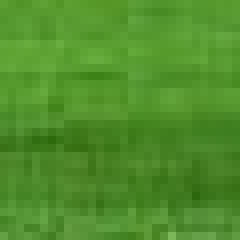
#> input picture Sessions/Summer_School_2018/Session_4/patch.jpg, 30 x 30 px, found by its file name (shown 8 times larger)
$ jupyter execute 'Session 4.ipynb'   (older library calls are emulated)   (text cells are left out)
#> lines starting #> are read from the running program, lines starting #| are printed output that depends on the picture; after the words box and inside, x2 and y2 are one past the last pixel; in counts of white or black regions, pixels touching at a corner belong together; pictures that were not available may be replaced by others from this repository, and a replacement may not be noted
[cell 1]
#Upload the relevant files
from google.colab import files
uploaded = files.upload()
#> the answer given: messi5.jpg
for fn in uploaded.keys():
       print('User uploaded file "{name}" with length {length} bytes'.format(name=fn, length=len(uploaded[fn])))

[cell 2]
import cv2
import numpy as np
from matplotlib import pyplot as plt

#roi is the region of object we need to find
roi = cv2.imread('patch.jpg')
#> roi is the input picture: shape (30, 30, 3); mean B, G, R 43.1, 143.1, 80
hsv = cv2.cvtColor(roi,cv2.COLOR_BGR2HSV)
#> hsv: shape (30, 30, 3); mean H, S, V 49, 179, 143.1
#target is the image we search in
target = cv2.imread('messi5.jpg')
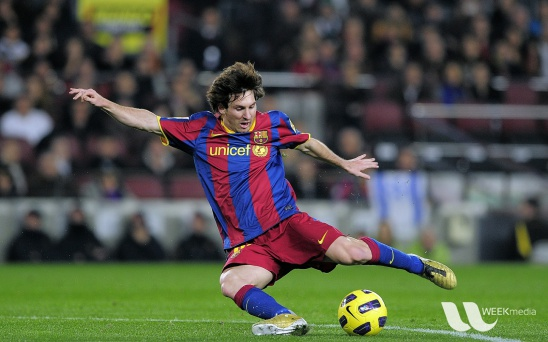
#> input picture Sessions/Summer_School_2018/Session_4/messi5.jpg, 548 x 342 px, found by its file name
#> target is the input picture: shape (342, 548, 3); mean B, G, R 72.4, 86, 82.2
hsvt = cv2.cvtColor(target,cv2.COLOR_BGR2HSV)
#> hsvt: shape (342, 548, 3); mean H, S, V 82.7, 87.7, 100.4
# Find the histograms using calcHist. Can be done with np.histogram2d also
roihist = cv2.calcHist([hsv],[0, 1], None, [180, 256], [0, 180, 0, 256] )
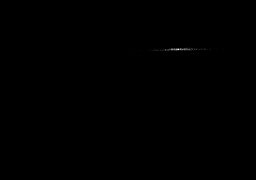
#> roihist: shape (180, 256) float32; min 0, max 38, mean 0; drawn with min black and max white
cv2.normalize(roihist,roihist,0,255,cv2.NORM_MINMAX)
#> roihist: shape (180, 256) float32; 0.37% of pixels changed, all inside (x1, y1, x2, y2) = (131, 47, 230, 52)

[cell 3]
'''h,s,v = cv2.split(hsvt)
(M= )
R = M[h.ravel(),s.ravel()]
R = np.minimum(R,1)
R = R.reshape(hsvt.shape[:2])'''
R=cv2.calcBackProject([hsvt],[0,1],roihist,[0,180,0,256],1)

[cell 4]
# convolution with a circular disc, B = D * B, where D is the disc kernel.(Why:  )'''
disc = cv2.getStructuringElement(cv2.MORPH_ELLIPSE,(5,5))
cv2.filter2D(R,-1,disc,R)
#> R: shape (342, 548); min 0, max 174, mean 0.3
R = np.uint8(R)
cv2.normalize(R,R,0,255,cv2.NORM_MINMAX)
#> R: shape (342, 548); min 0, max 255, mean 0.4

[cell 5]
ret,R = cv2.threshold(R,50,255,0)
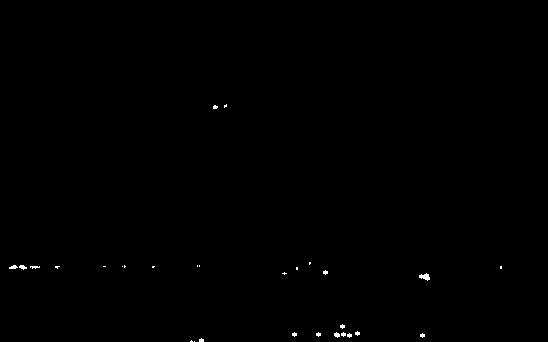
#> R: shape (342, 548); 0.2% white; 29 white regions (24 under 20 px), largest, box (x1, y1, x2, y2) and area: (419, 273, 430, 281) 52, (9, 265, 18, 269) 25, (19, 265, 27, 270) 25, (334, 332, 340, 338) 24, (30, 266, 40, 269) 20
res=cv2.merge((R,R,R))
res=cv2.bitwise_and(res,target)
cv2.imshow('result',res)
cv2.waitKey(0) & 0xFF
cv2.destroyAllWindows()

[cell 6]
from google.colab import files
uploaded = files.upload()
#> the answer given: messi5.jpg
for fn in uploaded.keys():
       print('User uploaded file "{name}" with length {length} bytes'.format(name=fn, length=len(uploaded[fn])))

[cell 7]
import numpy as np
import cv2
cap = cv2.VideoCapture('slow.flv')
# take first frame of the video
ret,frame = cap.read()
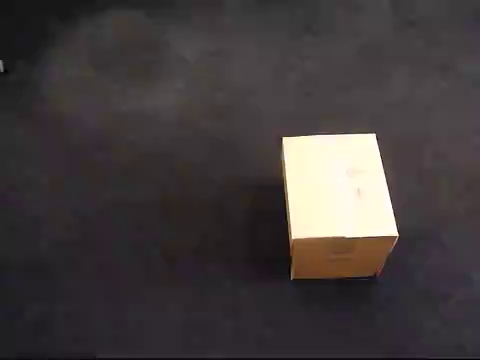
#> input picture frame 4 of Sessions/Summer_School_2018/Session_4/singleball.mov, 480 x 360 px, given in place of slow.flv, which was not available
#> frame is the input picture: shape (360, 480, 3); mean B, G, R 61.3, 60.7, 66.8
cv2.imshow('frame',frame)
cv2.waitKey(0) & 0xFF
# setup initial location of window
r,h,c,w = 250,90,400,125 # simply hardcoded the values
track_window = (c,r,w,h)
# set up the ROI for tracking
roi = frame[r:r+h, c:c+w]
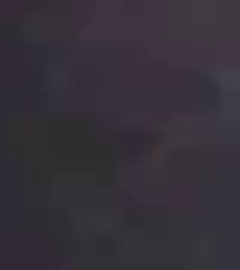
#> roi: shape (90, 80, 3) (shown 3 times larger); mean B, G, R 57.1, 48.8, 54.1
hsv_roi = cv2.cvtColor(frame, cv2.COLOR_BGR2HSV)
#> hsv_roi: shape (360, 480, 3); mean H, S, V 113.6, 33.3, 67.3
mask = cv2.inRange(hsv_roi, np.array((0., 60.,32.)), np.array((180.,255.,255.)))
#> mask: shape (360, 480); 3.9% white; 43 white regions (29 under 20 px), largest, box (x1, y1, x2, y2) and area: (272, 136, 400, 286) 5145, (162, 194, 184, 214) 308, (242, 193, 266, 208) 272
roi_hist = cv2.calcHist([hsv_roi],[0],mask,[180],[0,180])
#> roi_hist = 180 values, max 1305 at index 14, min 0 at index 1, mean 37.72
cv2.normalize(roi_hist,roi_hist,0,255,cv2.NORM_MINMAX)
# Setup the termination criteria, either 10 iteration or move by atleast 1 pt
term_crit = ( cv2.TERM_CRITERIA_EPS | cv2.TERM_CRITERIA_COUNT, 10, 1 )
while(1):
  ret ,frame = cap.read()
  if ret == True:
    hsv = cv2.cvtColor(frame, cv2.COLOR_BGR2HSV)
#> hsv: shape (360, 480, 3); mean H, S, V 113.4, 33.3, 67.3
    dst = cv2.calcBackProject([hsv],[0],roi_hist,[0,180],1)
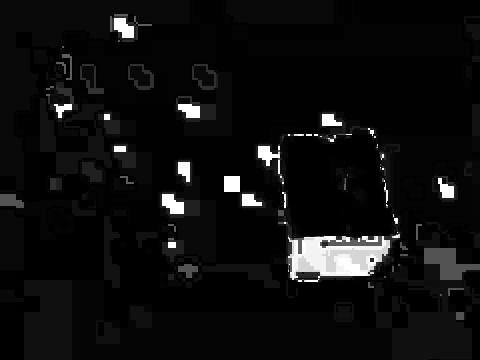
#> dst: shape (360, 480); min 0, max 255, mean 14.5
    # apply meanshift to get the new location
    ret, track_window = cv2.meanShift(dst, track_window, term_crit)
#> ret = 6; track_window = (400, 218, 80, 90)
    # Draw it on image
    x,y,w,h = track_window
#> x = 400; y = 218; w = 80; h = 90
    img2 = cv2.rectangle(frame, (x,y), (x+w,y+h), 255,2)
    cv2.imshow('img2',img2)
    k = cv2.waitKey(60) & 0xff
#> (key x is pressed here)
    if k == 27:
      break
    else:
      cv2.imwrite(chr(k)+".jpg",img2)
  else:
    break
cv2.destroyAllWindows()
cap.release()

[cell 8]
import numpy as np
import cv2 as cv
cap = cv.VideoCapture('')
# take first frame of the video
ret,frame = cap.read()
# setup initial location of window
r,h,c,w = 250,90,400,125  # simply hardcoded the values
track_window = (c,r,w,h)
# set up the ROI for tracking
roi = frame[r:r+h, c:c+w]
hsv_roi =  cv.cvtColor(roi, cv.COLOR_BGR2HSV)
#> hsv_roi: shape (90, 80, 3); mean H, S, V 139.3, 36.9, 57.1
mask = cv.inRange(hsv_roi, np.array((0., 60.,32.)), np.array((180.,255.,255.)))
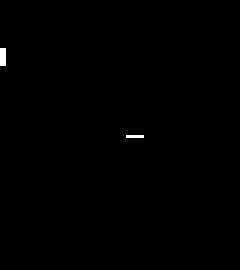
#> mask: shape (90, 80) (shown 3 times larger); 0.25% white; 2 white regions (2 under 20 px)
roi_hist = cv.calcHist([hsv_roi],[0],mask,[180],[0,180])
#> roi_hist = 180 values, max 18 at index 141, min 0 at index 0, mean 0.1
cv.normalize(roi_hist,roi_hist,0,255,cv.NORM_MINMAX)
# Setup the termination criteria, either 10 iteration or move by atleast 1 pt
term_crit = ( cv.TERM_CRITERIA_EPS | cv.TERM_CRITERIA_COUNT, 10, 1 )
while(1):
    ret ,frame = cap.read()
    if ret == True:
        hsv = cv.cvtColor(frame, cv.COLOR_BGR2HSV)
        dst = cv.calcBackProject([hsv],[0],roi_hist,[0,180],1)
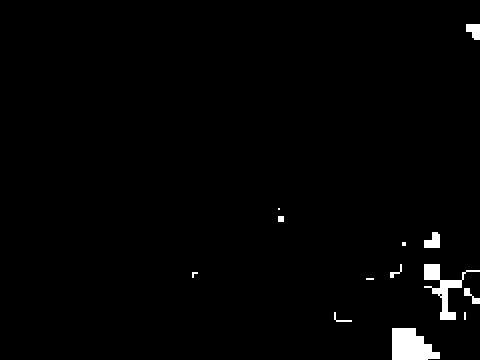
#> dst: shape (360, 480); 1.5% white; 13 white regions (4 under 20 px), largest, box (x1, y1, x2, y2) and area: (392, 328, 440, 360) 1140, (424, 264, 480, 320) 836, (424, 232, 440, 248) 188
        # apply meanshift to get the new location
        ret, track_window = cv.CamShift(dst, track_window, term_crit)
#> ret = ((424.5, 319), (63.04, 137.1), 26.46); track_window = (393, 278, 63, 82)
        # Draw it on image
        pts = cv.boxPoints(ret)
#> pts = [[365.7, 366.3], [426.8, 243.6], [483.3, 271.7], [422.2, 394.4]]
        pts = np.int0(pts)
#> pts = [[365, 366], [426, 243], [483, 271], [422, 394]]
        img2 = cv.polylines(frame,[pts],True, 255,2)
        cv.imshow('img2',img2)
        k = cv.waitKey(60) & 0xff
#> (key x is pressed here)
        if k == 27:
            break
        else:
            cv.imwrite(chr(k)+".jpg",img2)
    else:
        break
cv.destroyAllWindows()
cap.release()

[cell 9]
from matplotlib import pyplot as plt
import numpy as np

[cell 10]
measurement = [45,48,49,41,42,60,46,47,42,46,47,41,40,43,45,46,43,45,46,41,39,45,48,42,43,44,45,46,47,42,40,41,41,61,45,45,43,42,42,40]
actual = 45

[cell 11]
plt.title('Noisy Measurements and actual measurements')
plt.ylabel('Temperature in degree celsius')
plt.xlabel('Time')
plt.rcParams['figure.figsize'] = (10.0, 6.0) # set default size of plots
plt.rcParams['image.interpolation'] = 'nearest'
plt.rcParams['image.cmap'] = 'gray'
plt.plot(measurement,label = 'Measurements from the thermometer')
plt.hold(True)
plt.axhline(y=actual, color='r', linestyle='-',label = 'Actual Temperature')
plt.axis([0,len(measurement)-1,0,90])
plt.legend()
plt.show()
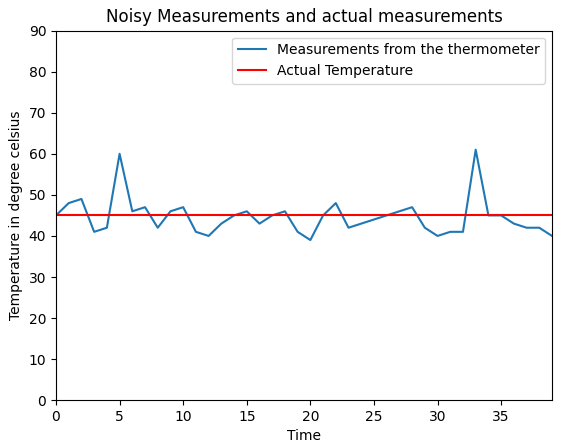
#> figure drawn by matplotlib, 1 panel; curve peaks at x = 33, y = 61

[cell 12]
initial_estimate = 60 # actually this can be anything
initial_error_estimate = 2
error_in_measurement = 4
current_estimate = initial_estimate
current_error_estimate = initial_error_estimate
kalman_output_list = []
kalman_output_list.append(initial_estimate)
for i in range(len(measurement)):


    ####################################
    # Step 1 , calculate the Kalman Gain.
    kalman_gain = (current_error_estimate)/(current_error_estimate + error_in_measurement)


    ####################################
    # Step 2 , calculate the estimate at time 't' from the measurement and estimate at time 't-1'
    kalman_output = (  current_estimate + (kalman_gain)*(measurement[i] - current_estimate)  )
    kalman_output_list.append(kalman_output)


    ####################################
    # Step 3 , calculate the error estimate at time 't'
    new_error_estimate = (1-kalman_gain)*(current_error_estimate)


    ##############################################
    # make the previous variables the current variables for the next iteration
    current_estimate = kalman_output
    current_error_estimate = new_error_estimate
    ##############################################

[cell 13]
plt.title('One Dimensional Kalman Filter Output')
plt.xlabel('Time')
plt.ylabel('Temperature in degrees')
plt.plot(measurement,label = 'Measuerements from the thermometer')
plt.axhline(y=actual, color='r', linestyle='-',label = 'Actual Temparature')
plt.hold(True)
plt.plot(kalman_output_list,'-g',label = 'kalman output')
plt.axis([0,len(measurement)-1,0,110])
plt.legend()
plt.show()
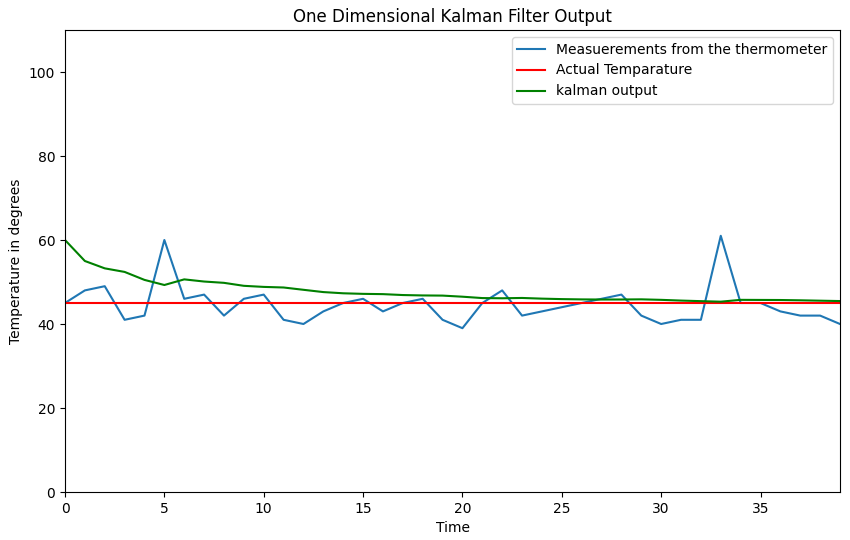
#> figure drawn by matplotlib, 1 panel; curve peaks at x = 33, y = 61; curve peaks at x = 0, y = 60
